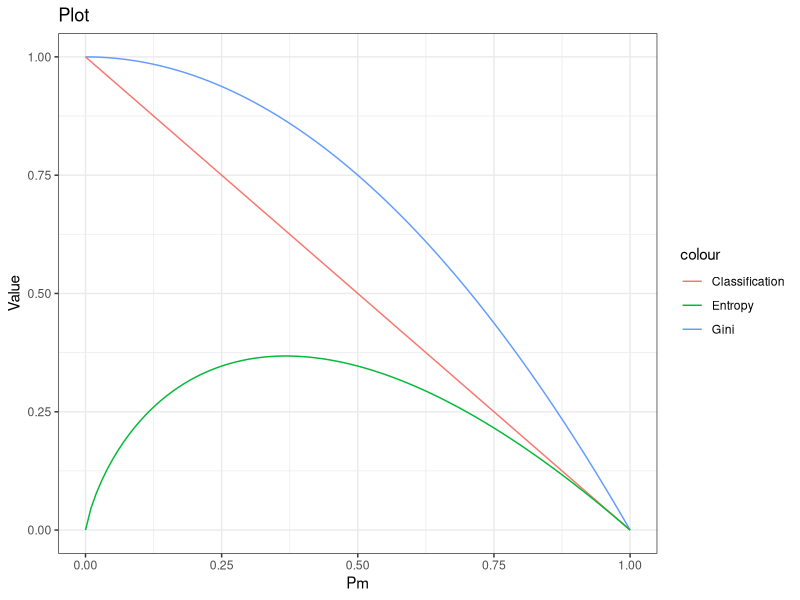

Reproduce this figure in R.
## ---- chunk 1
# Set global configurations and settings here
knitr::opts_chunk$set()                 # set global chunk options
ggplot2::theme_set(ggplot2::theme_bw()) # set ggplot2 theme
## ---- chunk 2
data_dir = 'https://mdporter.github.io/teaching/data/' # data directory
library(tidyverse)    # functions for data manipulation  
library(ranger)       # fast random forest implementation
library(modeldata)    # for the ames housing data
## ---- chunk 3
Pm <- seq(0,1,0.01)

Gini <- 1 - (Pm)**2
Classification <- 1 - (Pm)
Entropy <- -1*(Pm * log(Pm))

df <- tibble(Pm, Gini, Classification, Entropy)
df <- df %>% mutate_at(1:3, as.numeric)
df[is.na(df)] <- 0

ggplot(df, aes(x=Pm)) + 
  geom_line(aes(y=Gini, color = 'Gini')) + 
  geom_line(aes(y=Classification, color = 'Classification')) +
  geom_line(aes(y=Entropy, color = 'Entropy')) + 
  labs(title = 'Plot', x = 'Pm', y = 'Value')
## ---- chunk 4
p_red = c(0.2, 0.25, 0.3, 0.4, 0.4, 0.45, 0.7, 0.85, 0.9, 0.9)
